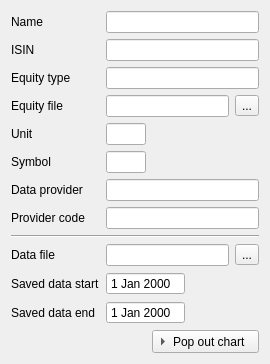
<?xml version="1.0" encoding="UTF-8"?>
<ui version="4.0">
 <class>equityWidget</class>
 <widget class="QWidget" name="equityWidget">
  <property name="geometry">
   <rect>
    <x>0</x>
    <y>0</y>
    <width>270</width>
    <height>343</height>
   </rect>
  </property>
  <property name="minimumSize">
   <size>
    <width>270</width>
    <height>0</height>
   </size>
  </property>
  <property name="windowTitle">
   <string>Form</string>
  </property>
  <layout class="QGridLayout" name="gridLayout_2">
   <item row="12" column="1" colspan="2">
    <widget class="QLineEdit" name="dataFileLineEdit">
     <property name="readOnly">
      <bool>true</bool>
     </property>
    </widget>
   </item>
   <item row="15" column="1">
    <widget class="QDateEdit" name="saved_data_end_date">
     <property name="readOnly">
      <bool>true</bool>
     </property>
     <property name="buttonSymbols">
      <enum>QAbstractSpinBox::NoButtons</enum>
     </property>
    </widget>
   </item>
   <item row="11" column="0" colspan="4">
    <widget class="Line" name="line">
     <property name="orientation">
      <enum>Qt::Horizontal</enum>
     </property>
    </widget>
   </item>
   <item row="1" column="0">
    <widget class="QLabel" name="label_2">
     <property name="text">
      <string>ISIN</string>
     </property>
    </widget>
   </item>
   <item row="0" column="1" colspan="3">
    <widget class="QLineEdit" name="name">
     <property name="readOnly">
      <bool>true</bool>
     </property>
    </widget>
   </item>
   <item row="2" column="1" colspan="3">
    <widget class="QLineEdit" name="type">
     <property name="readOnly">
      <bool>true</bool>
     </property>
    </widget>
   </item>
   <item row="12" column="0">
    <widget class="QLabel" name="dataFileLabel">
     <property name="text">
      <string>Data file</string>
     </property>
    </widget>
   </item>
   <item row="14" column="1">
    <widget class="QDateEdit" name="saved_data_start_date">
     <property name="readOnly">
      <bool>true</bool>
     </property>
     <property name="buttonSymbols">
      <enum>QAbstractSpinBox::NoButtons</enum>
     </property>
    </widget>
   </item>
   <item row="2" column="0">
    <widget class="QLabel" name="label_3">
     <property name="text">
      <string>Equity type</string>
     </property>
    </widget>
   </item>
   <item row="0" column="0">
    <widget class="QLabel" name="label">
     <property name="text">
      <string>Name</string>
     </property>
    </widget>
   </item>
   <item row="12" column="3">
    <widget class="QToolButton" name="dataFileButton">
     <property name="text">
      <string>...</string>
     </property>
    </widget>
   </item>
   <item row="3" column="3">
    <widget class="QToolButton" name="equityFileButton">
     <property name="text">
      <string>...</string>
     </property>
    </widget>
   </item>
   <item row="3" column="1" colspan="2">
    <widget class="QLineEdit" name="equity_file">
     <property name="readOnly">
      <bool>true</bool>
     </property>
    </widget>
   </item>
   <item row="1" column="1" colspan="3">
    <widget class="QLineEdit" name="ISIN">
     <property name="readOnly">
      <bool>true</bool>
     </property>
    </widget>
   </item>
   <item row="6" column="0">
    <widget class="QLabel" name="providerLabel">
     <property name="text">
      <string>Data provider</string>
     </property>
    </widget>
   </item>
   <item row="14" column="0">
    <widget class="QLabel" name="dataStartLabel">
     <property name="enabled">
      <bool>true</bool>
     </property>
     <property name="text">
      <string>Saved data start</string>
     </property>
    </widget>
   </item>
   <item row="6" column="1" colspan="3">
    <widget class="QLineEdit" name="providerLineEdit">
     <property name="readOnly">
      <bool>true</bool>
     </property>
    </widget>
   </item>
   <item row="16" column="0" colspan="4">
    <layout class="QHBoxLayout" name="horizontalLayout">
     <property name="spacing">
      <number>0</number>
     </property>
     <item>
      <spacer name="horizontalSpacer">
       <property name="orientation">
        <enum>Qt::Horizontal</enum>
       </property>
       <property name="sizeHint" stdset="0">
        <size>
         <width>40</width>
         <height>20</height>
        </size>
       </property>
      </spacer>
     </item>
     <item>
      <widget class="QToolButton" name="chartButton">
       <property name="text">
        <string>Pop out chart</string>
       </property>
       <property name="checkable">
        <bool>true</bool>
       </property>
       <property name="checked">
        <bool>false</bool>
       </property>
       <property name="toolButtonStyle">
        <enum>Qt::ToolButtonTextBesideIcon</enum>
       </property>
       <property name="arrowType">
        <enum>Qt::RightArrow</enum>
       </property>
      </widget>
     </item>
    </layout>
   </item>
   <item row="4" column="0">
    <widget class="QLabel" name="label_4">
     <property name="text">
      <string>Unit</string>
     </property>
    </widget>
   </item>
   <item row="3" column="0">
    <widget class="QLabel" name="label_6">
     <property name="text">
      <string>Equity file</string>
     </property>
    </widget>
   </item>
   <item row="15" column="0">
    <widget class="QLabel" name="dataEndLabel">
     <property name="text">
      <string>Saved data end</string>
     </property>
    </widget>
   </item>
   <item row="8" column="0">
    <widget class="QLabel" name="providerCodeLabel">
     <property name="text">
      <string>Provider code</string>
     </property>
    </widget>
   </item>
   <item row="8" column="1" colspan="3">
    <widget class="QLineEdit" name="providerCodeLineEdit">
     <property name="readOnly">
      <bool>true</bool>
     </property>
    </widget>
   </item>
   <item row="5" column="0">
    <widget class="QLabel" name="label_5">
     <property name="text">
      <string>Symbol</string>
     </property>
    </widget>
   </item>
   <item row="4" column="1">
    <widget class="QLineEdit" name="unit">
     <property name="sizePolicy">
      <sizepolicy hsizetype="Preferred" vsizetype="Fixed">
       <horstretch>0</horstretch>
       <verstretch>0</verstretch>
      </sizepolicy>
     </property>
     <property name="maximumSize">
      <size>
       <width>40</width>
       <height>16777215</height>
      </size>
     </property>
     <property name="baseSize">
      <size>
       <width>40</width>
       <height>0</height>
      </size>
     </property>
     <property name="readOnly">
      <bool>true</bool>
     </property>
    </widget>
   </item>
   <item row="5" column="1">
    <widget class="QLineEdit" name="symbol">
     <property name="maximumSize">
      <size>
       <width>40</width>
       <height>16777215</height>
      </size>
     </property>
     <property name="readOnly">
      <bool>true</bool>
     </property>
    </widget>
   </item>
   <item row="17" column="0" colspan="4">
    <spacer name="verticalSpacer">
     <property name="orientation">
      <enum>Qt::Vertical</enum>
     </property>
     <property name="sizeHint" stdset="0">
      <size>
       <width>20</width>
       <height>40</height>
      </size>
     </property>
    </spacer>
   </item>
  </layout>
 </widget>
 <resources/>
 <connections/>
</ui>
